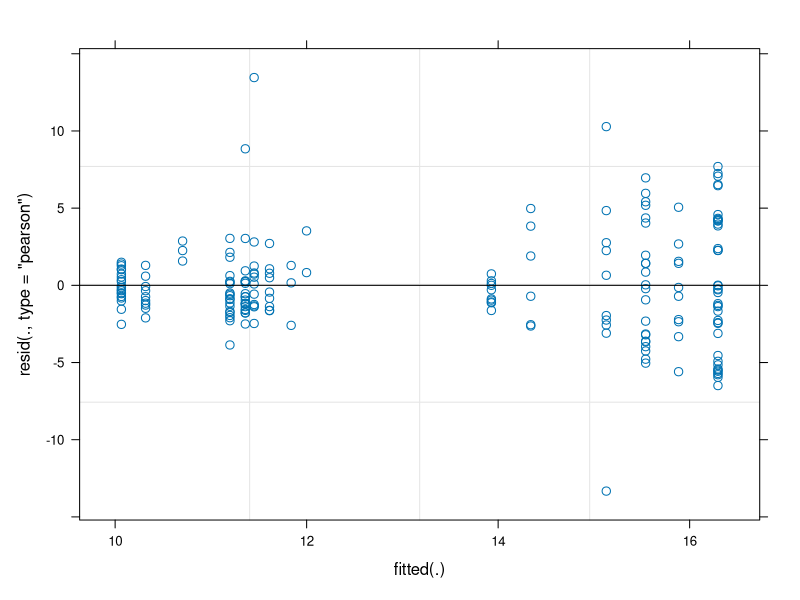
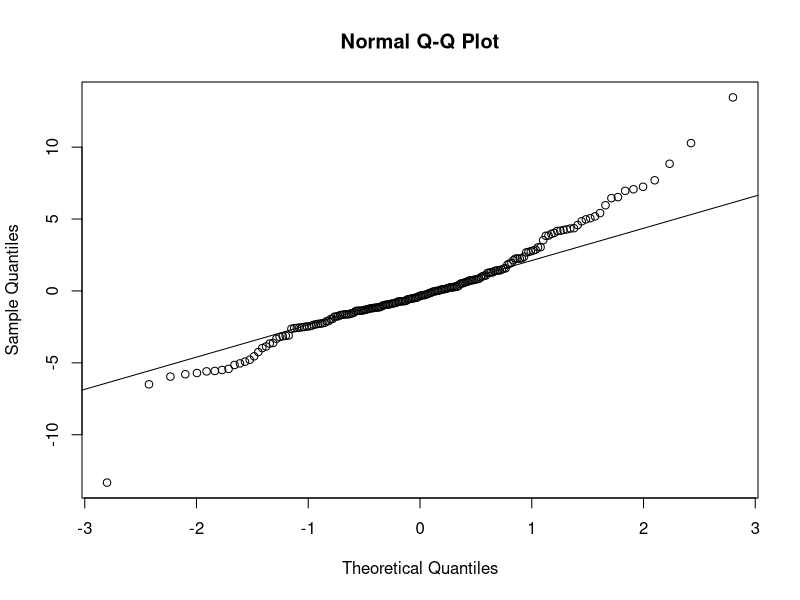

These charts were generated, in order, by the following R code:
# methods models for trait differences comparing northern and southern willows
# Created 29 Nov 2022 Madelaine 
# last updated: 29/11/22

# traits: SLA, LDMC, LA, leaf length, stem diameter, canopy height, shrub width
# model structure: 
#  lmer(SLA ~ site*species +  (1|sample_year/field_sample_ID))
# where site is Kluane or Qikiqtaruk 


# libraries ----
library(lme4)


# data ---- 
# SLA, LDMC, LA: 
all_source_area_traits <- read.csv("data/source_pops/all_source_area_traits.csv")


# SLA ----
str(all_source_area_traits)
# not including field_sample_id because those don't exist for any values prior to 2021 ? and not repeated measures anyways 
SLA_method_mod <- lmer(SLA ~ Site*Species + (1|year), data = all_source_area_traits) 
summary(SLA_method_mod)
plot(SLA_method_mod)
qqnorm(resid(SLA_method_mod))
qqline(resid(SLA_method_mod)) 

# LDMC ---- 

# LA ---- 

